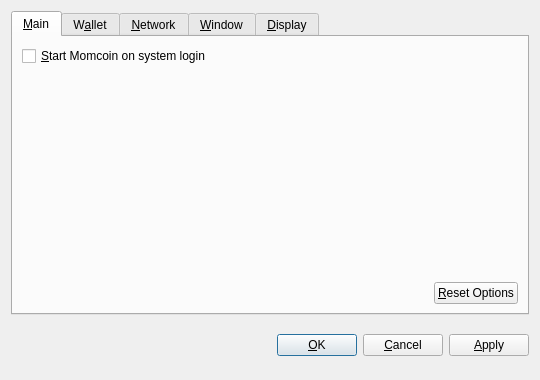
<?xml version="1.0" encoding="UTF-8"?>
<ui version="4.0">
 <class>OptionsDialog</class>
 <widget class="QDialog" name="OptionsDialog">
  <property name="geometry">
   <rect>
    <x>0</x>
    <y>0</y>
    <width>540</width>
    <height>380</height>
   </rect>
  </property>
  <property name="windowTitle">
   <string>Options</string>
  </property>
  <property name="modal">
   <bool>true</bool>
  </property>
  <layout class="QVBoxLayout" name="verticalLayout">
   <item>
    <widget class="QTabWidget" name="tabWidget">
     <property name="tabPosition">
      <enum>QTabWidget::North</enum>
     </property>
     <property name="currentIndex">
      <number>0</number>
     </property>
     <widget class="QWidget" name="tabMain">
      <attribute name="title">
       <string>&amp;Main</string>
      </attribute>
      <layout class="QVBoxLayout" name="verticalLayout_Main">
       <item>
        <widget class="QCheckBox" name="bitcoinAtStartup">
         <property name="toolTip">
          <string>Automatically start Momcoin after logging in to the system.</string>
         </property>
         <property name="text">
          <string>&amp;Start Momcoin on system login</string>
         </property>
        </widget>
       </item>
       <item>
        <spacer name="verticalSpacer_Main">
         <property name="orientation">
          <enum>Qt::Vertical</enum>
         </property>
         <property name="sizeHint" stdset="0">
          <size>
           <width>20</width>
           <height>40</height>
          </size>
         </property>
        </spacer>
       </item>
       <item>
        <layout class="QHBoxLayout" name="horizontalLayout_2_Main">
         <item>
          <spacer name="horizontalSpacer_2_Main">
           <property name="orientation">
            <enum>Qt::Horizontal</enum>
           </property>
           <property name="sizeHint" stdset="0">
            <size>
             <width>40</width>
             <height>20</height>
            </size>
           </property>
          </spacer>
         </item>
         <item>
          <widget class="QPushButton" name="resetButton">
           <property name="toolTip">
            <string>Reset all client options to default.</string>
           </property>
           <property name="text">
            <string>&amp;Reset Options</string>
           </property>
           <property name="autoDefault">
            <bool>false</bool>
           </property>
          </widget>
         </item>
        </layout>
       </item>
      </layout>
     </widget>
     <widget class="QWidget" name="tabWallet">
      <attribute name="title">
       <string>W&amp;allet</string>
      </attribute>
      <layout class="QVBoxLayout" name="verticalLayout_Network">
       <item>
        <widget class="QLabel" name="transactionFeeInfoLabel">
         <property name="text">
          <string>Optional transaction fee per kB that helps make sure your transactions are processed quickly. Most transactions are 1 kB.</string>
         </property>
         <property name="textFormat">
          <enum>Qt::PlainText</enum>
         </property>
         <property name="wordWrap">
          <bool>true</bool>
         </property>
        </widget>
       </item>
       <item>
        <layout class="QHBoxLayout" name="horizontalLayout_1_Main">
         <item>
          <widget class="QLabel" name="transactionFeeLabel">
           <property name="text">
            <string>Pay transaction &amp;fee</string>
           </property>
           <property name="textFormat">
            <enum>Qt::PlainText</enum>
           </property>
           <property name="buddy">
            <cstring>transactionFee</cstring>
           </property>
          </widget>
         </item>
         <item>
          <widget class="BitcoinAmountField" name="transactionFee"/>
         </item>
         <item>
          <spacer name="horizontalSpacer_1_Main">
           <property name="orientation">
            <enum>Qt::Horizontal</enum>
           </property>
           <property name="sizeHint" stdset="0">
            <size>
             <width>40</width>
             <height>20</height>
            </size>
           </property>
          </spacer>
         </item>
        </layout>
       </item>
       <item>
        <widget class="QLabel" name="label">
         <property name="text">
          <string>If you disable the spending of unconfirmed change, the change from a transaction cannot be used until that transaction has at least one confirmation. This also affects how your balance is computed.</string>
         </property>
         <property name="wordWrap">
          <bool>true</bool>
         </property>
        </widget>
       </item>
       <item>
        <widget class="QCheckBox" name="spendZeroConfChange">
         <property name="text">
          <string>Spend unconfirmed change  (experts only)</string>
         </property>
        </widget>
       </item>
       <item>
        <spacer name="verticalSpacer">
         <property name="orientation">
          <enum>Qt::Vertical</enum>
         </property>
         <property name="sizeHint" stdset="0">
          <size>
           <width>20</width>
           <height>40</height>
          </size>
         </property>
        </spacer>
       </item>
      </layout>
     </widget>
     <widget class="QWidget" name="tabNetwork">
      <attribute name="title">
       <string>&amp;Network</string>
      </attribute>
      <layout class="QVBoxLayout" name="verticalLayout_Network">
       <item>
        <widget class="QCheckBox" name="mapPortUpnp">
         <property name="toolTip">
          <string>Automatically open the Momcoin client port on the router. This only works when your router supports UPnP and it is enabled.</string>
         </property>
         <property name="text">
          <string>Map port using &amp;UPnP</string>
         </property>
        </widget>
       </item>
       <item>
        <widget class="QCheckBox" name="connectSocks">
         <property name="toolTip">
          <string>Connect to the Momcoin network through a SOCKS proxy (e.g. when connecting through Tor).</string>
         </property>
         <property name="text">
          <string>&amp;Connect through SOCKS proxy:</string>
         </property>
        </widget>
       </item>
       <item>
        <layout class="QHBoxLayout" name="horizontalLayout_Network">
         <item>
          <widget class="QLabel" name="proxyIpLabel">
           <property name="text">
            <string>Proxy &amp;IP:</string>
           </property>
           <property name="textFormat">
            <enum>Qt::PlainText</enum>
           </property>
           <property name="buddy">
            <cstring>proxyIp</cstring>
           </property>
          </widget>
         </item>
         <item>
          <widget class="QValidatedLineEdit" name="proxyIp">
           <property name="maximumSize">
            <size>
             <width>140</width>
             <height>16777215</height>
            </size>
           </property>
           <property name="toolTip">
            <string>IP address of the proxy (e.g. 127.0.0.1)</string>
           </property>
          </widget>
         </item>
         <item>
          <widget class="QLabel" name="proxyPortLabel">
           <property name="text">
            <string>&amp;Port:</string>
           </property>
           <property name="textFormat">
            <enum>Qt::PlainText</enum>
           </property>
           <property name="buddy">
            <cstring>proxyPort</cstring>
           </property>
          </widget>
         </item>
         <item>
          <widget class="QLineEdit" name="proxyPort">
           <property name="maximumSize">
            <size>
             <width>55</width>
             <height>16777215</height>
            </size>
           </property>
           <property name="toolTip">
            <string>Port of the proxy (e.g. 9050)</string>
           </property>
          </widget>
         </item>
         <item>
          <widget class="QLabel" name="socksVersionLabel">
           <property name="text">
            <string>SOCKS &amp;Version:</string>
           </property>
           <property name="textFormat">
            <enum>Qt::PlainText</enum>
           </property>
           <property name="buddy">
            <cstring>socksVersion</cstring>
           </property>
          </widget>
         </item>
         <item>
          <widget class="QValueComboBox" name="socksVersion">
           <property name="toolTip">
            <string>SOCKS version of the proxy (e.g. 5)</string>
           </property>
          </widget>
         </item>
         <item>
          <spacer name="horizontalSpacer_Network">
           <property name="orientation">
            <enum>Qt::Horizontal</enum>
           </property>
           <property name="sizeHint" stdset="0">
            <size>
             <width>40</width>
             <height>20</height>
            </size>
           </property>
          </spacer>
         </item>
        </layout>
       </item>
       <item>
        <spacer name="verticalSpacer_Network">
         <property name="orientation">
          <enum>Qt::Vertical</enum>
         </property>
         <property name="sizeHint" stdset="0">
          <size>
           <width>20</width>
           <height>40</height>
          </size>
         </property>
        </spacer>
       </item>
      </layout>
     </widget>
     <widget class="QWidget" name="tabWindow">
      <attribute name="title">
       <string>&amp;Window</string>
      </attribute>
      <layout class="QVBoxLayout" name="verticalLayout_Window">
       <item>
        <widget class="QCheckBox" name="minimizeToTray">
         <property name="toolTip">
          <string>Show only a tray icon after minimizing the window.</string>
         </property>
         <property name="text">
          <string>&amp;Minimize to the tray instead of the taskbar</string>
         </property>
        </widget>
       </item>
       <item>
        <widget class="QCheckBox" name="minimizeOnClose">
         <property name="toolTip">
          <string>Minimize instead of exit the application when the window is closed. When this option is enabled, the application will be closed only after selecting Quit in the menu.</string>
         </property>
         <property name="text">
          <string>M&amp;inimize on close</string>
         </property>
        </widget>
       </item>
       <item>
        <spacer name="verticalSpacer_Window">
         <property name="orientation">
          <enum>Qt::Vertical</enum>
         </property>
         <property name="sizeHint" stdset="0">
          <size>
           <width>20</width>
           <height>40</height>
          </size>
         </property>
        </spacer>
       </item>
      </layout>
     </widget>
     <widget class="QWidget" name="tabDisplay">
      <attribute name="title">
       <string>&amp;Display</string>
      </attribute>
      <layout class="QVBoxLayout" name="verticalLayout_Display">
       <item>
        <layout class="QHBoxLayout" name="horizontalLayout_1_Display">
         <item>
          <widget class="QLabel" name="langLabel">
           <property name="text">
            <string>User Interface &amp;language:</string>
           </property>
           <property name="textFormat">
            <enum>Qt::PlainText</enum>
           </property>
           <property name="buddy">
            <cstring>lang</cstring>
           </property>
          </widget>
         </item>
         <item>
          <widget class="QValueComboBox" name="lang">
           <property name="toolTip">
            <string>The user interface language can be set here. This setting will take effect after restarting Momcoin.</string>
           </property>
          </widget>
         </item>
        </layout>
       </item>
       <item>
        <layout class="QHBoxLayout" name="horizontalLayout_2_Display">
         <item>
          <widget class="QLabel" name="unitLabel">
           <property name="text">
            <string>&amp;Unit to show amounts in:</string>
           </property>
           <property name="textFormat">
            <enum>Qt::PlainText</enum>
           </property>
           <property name="buddy">
            <cstring>unit</cstring>
           </property>
          </widget>
         </item>
         <item>
          <widget class="QValueComboBox" name="unit">
           <property name="toolTip">
            <string>Choose the default subdivision unit to show in the interface and when sending coins.</string>
           </property>
          </widget>
         </item>
        </layout>
       </item>
       <item>
        <widget class="QCheckBox" name="displayAddresses">
         <property name="toolTip">
          <string>Whether to show Momcoin addresses in the transaction list or not.</string>
         </property>
         <property name="text">
          <string>&amp;Display addresses in transaction list</string>
         </property>
        </widget>
       </item>
       <item>
        <widget class="QCheckBox" name="coinControlFeatures">
         <property name="toolTip">
          <string>Whether to show coin control features or not.</string>
         </property>
         <property name="text">
          <string>Display coin &amp;control features (experts only!)</string>
         </property>
        </widget>
       </item>
       <item>
        <spacer name="verticalSpacer_Display">
         <property name="orientation">
          <enum>Qt::Vertical</enum>
         </property>
         <property name="sizeHint" stdset="0">
          <size>
           <width>20</width>
           <height>40</height>
          </size>
         </property>
        </spacer>
       </item>
      </layout>
     </widget>
    </widget>
   </item>
   <item>
    <layout class="QHBoxLayout" name="horizontalLayout_Buttons">
     <item>
      <spacer name="horizontalSpacer_1">
       <property name="orientation">
        <enum>Qt::Horizontal</enum>
       </property>
       <property name="sizeHint" stdset="0">
        <size>
         <width>40</width>
         <height>48</height>
        </size>
       </property>
      </spacer>
     </item>
     <item>
      <widget class="QLabel" name="statusLabel">
       <property name="font">
        <font>
         <weight>75</weight>
         <bold>true</bold>
        </font>
       </property>
       <property name="text">
        <string/>
       </property>
       <property name="textFormat">
        <enum>Qt::PlainText</enum>
       </property>
       <property name="wordWrap">
        <bool>true</bool>
       </property>
      </widget>
     </item>
     <item>
      <spacer name="horizontalSpacer_2">
       <property name="orientation">
        <enum>Qt::Horizontal</enum>
       </property>
       <property name="sizeHint" stdset="0">
        <size>
         <width>40</width>
         <height>48</height>
        </size>
       </property>
      </spacer>
     </item>
     <item>
      <widget class="QPushButton" name="okButton">
       <property name="text">
        <string>&amp;OK</string>
       </property>
      </widget>
     </item>
     <item>
      <widget class="QPushButton" name="cancelButton">
       <property name="text">
        <string>&amp;Cancel</string>
       </property>
       <property name="autoDefault">
        <bool>false</bool>
       </property>
      </widget>
     </item>
     <item>
      <widget class="QPushButton" name="applyButton">
       <property name="text">
        <string>&amp;Apply</string>
       </property>
       <property name="autoDefault">
        <bool>false</bool>
       </property>
      </widget>
     </item>
    </layout>
   </item>
  </layout>
 </widget>
 <customwidgets>
  <customwidget>
   <class>BitcoinAmountField</class>
   <extends>QSpinBox</extends>
   <header>bitcoinamountfield.h</header>
  </customwidget>
  <customwidget>
   <class>QValueComboBox</class>
   <extends>QComboBox</extends>
   <header>qvaluecombobox.h</header>
  </customwidget>
  <customwidget>
   <class>QValidatedLineEdit</class>
   <extends>QLineEdit</extends>
   <header>qvalidatedlineedit.h</header>
  </customwidget>
 </customwidgets>
 <resources/>
 <connections/>
</ui>
